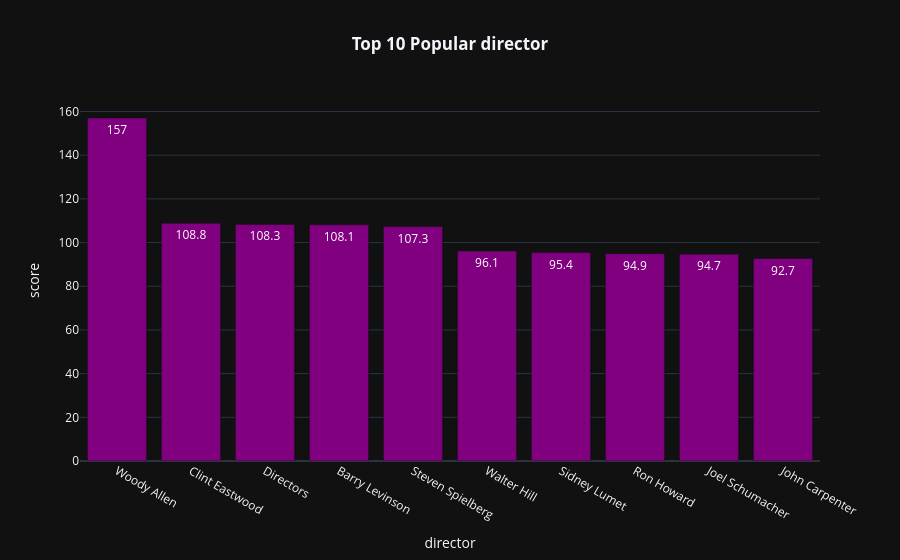

Here is the notebook cell this chart was saved with:
### Code cell
fig = px.bar(df.groupby('director',as_index=False).sum().sort_values(by='score',ascending=False).head(10),x='director',y='score',color_discrete_sequence=['purple'],template='plotly_dark',text='score',title='<b>Top 10 Popular director')
fig.update_layout(title_x=0.5)

### Figure 1 — Plotly figure (JSON) as saved in the notebook; plotly's stock layout.template omitted (floating-point values rounded to 4 significant figures)
{"data": [{"alignmentgroup": "True", "hovertemplate": "director=%{x}<br>score=%{text}<extra></extra>", "legendgroup": "", "marker": {"color": "purple", "pattern": {"shape": ""}}, "name": "", "offsetgroup": "", "orientation": "v", "showlegend": false, "text": [157.0, 108.8, 108.3, 108.1, 107.3, 96.1, 95.4, 94.9, 94.7, 92.7], "textposition": "auto", "type": "bar", "x": ["Woody Allen", "Clint Eastwood", "Directors", "Barry Levinson", "Steven Spielberg", "Walter Hill", "Sidney Lumet", "Ron Howard", "Joel Schumacher", "John Carpenter"], "xaxis": "x", "y": [157.0, 108.8, 108.3, 108.1, 107.3, 96.1, 95.4, 94.9, 94.7, 92.7], "yaxis": "y"}], "layout": {"barmode": "relative", "legend": {"tracegroupgap": 0}, "title": {"text": "<b>Top 10 Popular director", "x": 0.5}, "xaxis": {"anchor": "y", "domain": [0.0, 1.0], "title": {"text": "director"}}, "yaxis": {"anchor": "x", "domain": [0.0, 1.0], "title": {"text": "score"}}}}
